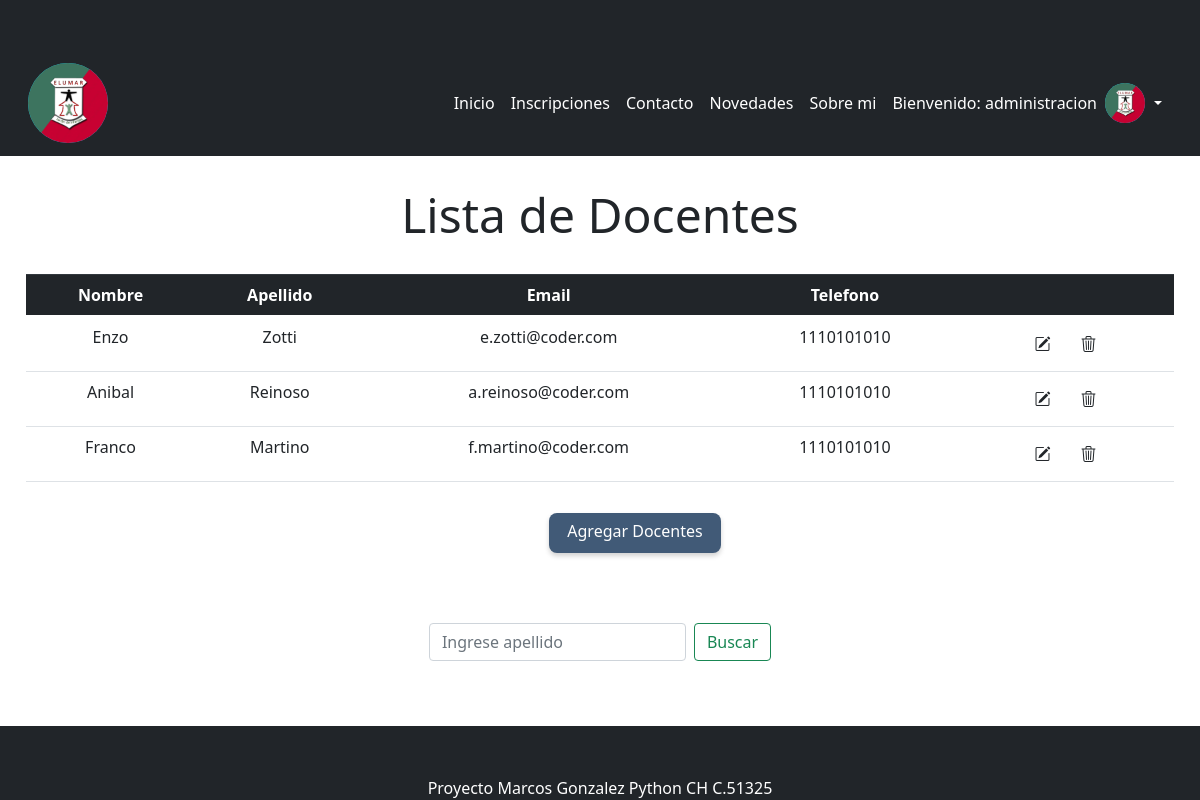
/app_proyecto_final/docentes/lista (signed in), run on the app's committed database.
### app_proyecto_final/models.py (models this page shows, shortened)
class Docente(models.Model):
    nombre = models.CharField(max_length=30)
    apellido = models.CharField(max_length=30)
    email = models.EmailField()
    telefono = models.IntegerField(validators=[MaxValueValidator(9999999999), MinValueValidator(1000000000)])

### app_proyecto_final/views.py (the view)
# urls.py: path('docentes/lista', lista_docentes, name = "listaDocentes"),
@login_required
def lista_docentes(request):
    if request.method == "GET":
        docentes = Docente.objects.all()
        formulario = DocenteFormulario()
        return render(request, "docentes/docentes_lista.html", {"docentes": docentes, "formulario": formulario, "avatar": obtenerAvatars(request)})

### app_proyecto_final/forms.py
class DocenteFormulario(forms.Form):
    nombre = ToUpperField(max_length=30, widget=forms.TextInput(attrs={'class':'form-control'}))
    apellido = ToUpperField(max_length=30, widget=forms.TextInput(attrs={'class':'form-control'}))
    email = forms.EmailField(widget=forms.TextInput(attrs={'class':'form-control'}))
    telefono = forms.IntegerField(widget=forms.NumberInput(attrs={'class':'form-control'}))

### app_proyecto_final/views.py (called while the page is built)
@login_required
def obtenerAvatars(request):
    avatares = Avatar.objects.filter(user = request.user.id)
    if len(avatares) != 0:
        return avatares[0].imagen.url
    else:
        return "/media/Avatars/lAwxR.png"

### app_proyecto_final/templates/docentes/docentes_lista.html (shortened to what this page needs)
{% extends "padre.html" %}
{% load static %}
{% block contenidoQueCambia %}
<link href="{% static 'css/curso.css' %}" rel="stylesheet" />
<form action="" method="POST" class="form_curso"> {% csrf_token %}
    <h3 class="title">Lista de Docentes</h3>
    <table class="table">
        <thead class="thead-dark">
            <tr>
                <th scope="col">Nombre</th>
                <th scope="col">Apellido</th>
                <th scope="col">Email</th>
                <th scope="col">Telefono</th>
                <th scope="col"></th>
            </tr>
        </thead>
        <tbody>
            {% for docente in docentes %}
            <tr>
                <td>{{docente.nombre}}</td>
                <td>{{docente.apellido}}</td>
                <td>{{docente.email}}</td>
                <td>{{docente.telefono}}</td>
                <td>
                    <a class="btn" id="liveAlertBtn" href="{% url 'editarDocente' docente.id %}"><i class="bi bi-pencil-square"></i></a>
                    <a class="btn" onclick="eliminarDocente( {{docente.id}} )" id="btn-elim"><i class="bi bi-trash3"></i></a>
                </td>
            </tr>
            {% endfor %}
        </tbody>
    </table>
        <a class="nav-link-curso btn_cur btn btn-secondary" href="{% url 'docentes' %}"> Agregar Docentes</a>
</form>
<div class="d-flex justify-content-center">
    <form action="{% url 'buscarDocente' %}" method="GET" class="form-inline my-2 my-lg-0">
        <input class="form-control mr-sm-2" type="search" placeholder="Ingrese apellido" aria-label="Buscar" name="apellido">
        <button class="btn btn-outline-success my-2 my-sm-0" type="submit">Buscar</button>
    </form>
</div>
{% endblock %}

### app_proyecto_final/templates/padre.html (shortened to what this page needs)
<!DOCTYPE html>
<html lang="en">
<head>
    {% load static %}
    <link rel="stylesheet" href="https://cdn.jsdelivr.net/npm/bootstrap@4.0.0/dist/css/bootstrap.min.css"
>
    <link href="https://cdn.jsdelivr.net/npm/bootstrap@5.0.2/dist/css/bootstrap.min.css" rel="stylesheet"
>
    <link href="https://getbootstrap.com/docs/5.2/assets/css/docs.css" rel="stylesheet">
    <link href="https://cdn.jsdelivr.net/npm/bootstrap@5.0.2/dist/css/bootstrap.min.css" rel="stylesheet"
>
    <link rel="stylesheet" href="https://cdn.jsdelivr.net/npm/bootstrap-icons@1.10.4/font/bootstrap-icons.css">
    <link href="{% static 'css/styles.css' %}" rel="stylesheet" />
</head>
<body>
    <nav class="navbar navbar-expand-lg navbar-dark bg-dark">
        <div class="container">
            <ul class="navbar-nav ms-auto mb-2 mb-lg-0">
                <li class="nav-item"><a class="navbar-brand" href="{% url 'inicioApp' %}"><img
                            class="bg-info rounded-circle" style="width:80px;height:80px;"
                            src="{% static 'assets/elumar.jpg' %}" alt="logo_elumar"></a></li>
            </ul>
            <div class="collapse navbar-collapse" id="navbarSupportedContent">
                <ul class="navbar-nav ms-auto mb-2 mb-lg-0">
                    <li class="nav-item"><a class="nav-link active" aria-current="page"
                            href="{% url 'inicioApp' %}">Inicio</a></li>
                    <li class="nav-item"><a class="nav-link active" aria-current="page"
                            href="{% url 'inscripciones' %}">Inscripciones</a></li>
                    <li class="nav-item"><a class="nav-link active" aria-current="page"
                            href="{% url 'contacto' %}">Contacto</a></li>
                    <li class="nav-item"><a class="nav-link active" aria-current="page"
                            href="{% url 'blog' %}">Novedades</a></li>
                    <li class="nav-item"><a class="nav-link active" aria-current="page" href="{% url 'about' %}">Sobre
                            mi</a></li>
                    <li class="nav">
                        <div class="btn-group">
                            {% if user.is_authenticated %}
                            <a class="nav-link active">Bienvenido: {{ user.username }}</a>
                            <img src="{{ avatar }}" alt="Avatar" style="width:40px;height:40px;"
                                class="bg-info rounded-circle" />
                            <button type="button" class="btn btn-secondary dropdown-toggle dropdown-toggle-split"
                                data-toggle="dropdown" aria-haspopup="true" aria-expanded="false">
                            </button>
                            {% else %}
                            <a class="nav-link active" href="{% url 'login' %}">Ingreso</a>
                            {% endif %}
                        </div>
                    </li>
                </ul>
            </div>
        </div>
    </nav>
    {% block contenidoQueCambia %}
    {% endblock %}
    <footer class="py-0 bg-dark footer navbar-fixed-bottom">
        <div class="container">
            <p class="m-0 text-center text-white">Proyecto Marcos Gonzalez Python CH C.51325</p>
        </div>
    </footer>
</body>
</html>

### app_proyecto_final/static/css/curso.css (style rules this page uses)
.form_curso { text-align: center; margin: 26px; margin-bottom: 70px; }
.title { margin: 30px 10px; text-align: center; font-size: 3rem; }
.btn_cur { position: relative; border: none; width: 15%; height: 40px; margin-top: 15px; border-radius: 8px; background: #415a77; color: #fff; box-shadow: 0 3px 5px rgba(0, 0, 0, 0.18); right: -30px; margin-left: 10px; text-align: center; }
.nav-link-curso { text-decoration: none; color: #fff; }

### data on the page
Docente: nombre "Enzo", apellido "Zotti", email "e.zotti@coder.com", telefono "1110101010"
Docente: nombre "Anibal", apellido "Reinoso", email "a.reinoso@coder.com", telefono "1110101010"
Docente: nombre "Franco", apellido "Martino", email "f.martino@coder.com", telefono "1110101010"

### other printed values
{{ user.username }} "administracion"
